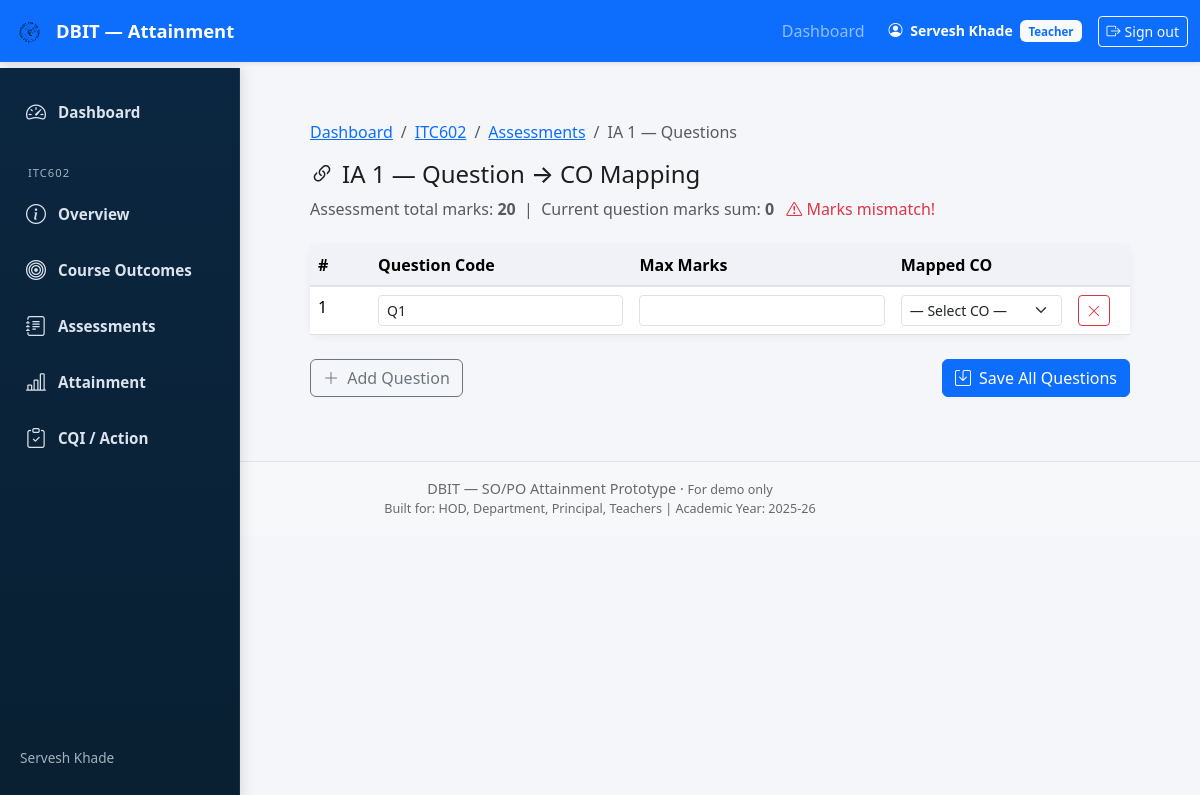
Page /teacher/course/2/assessments/4/questions/ (signed in) on the earlier database version.
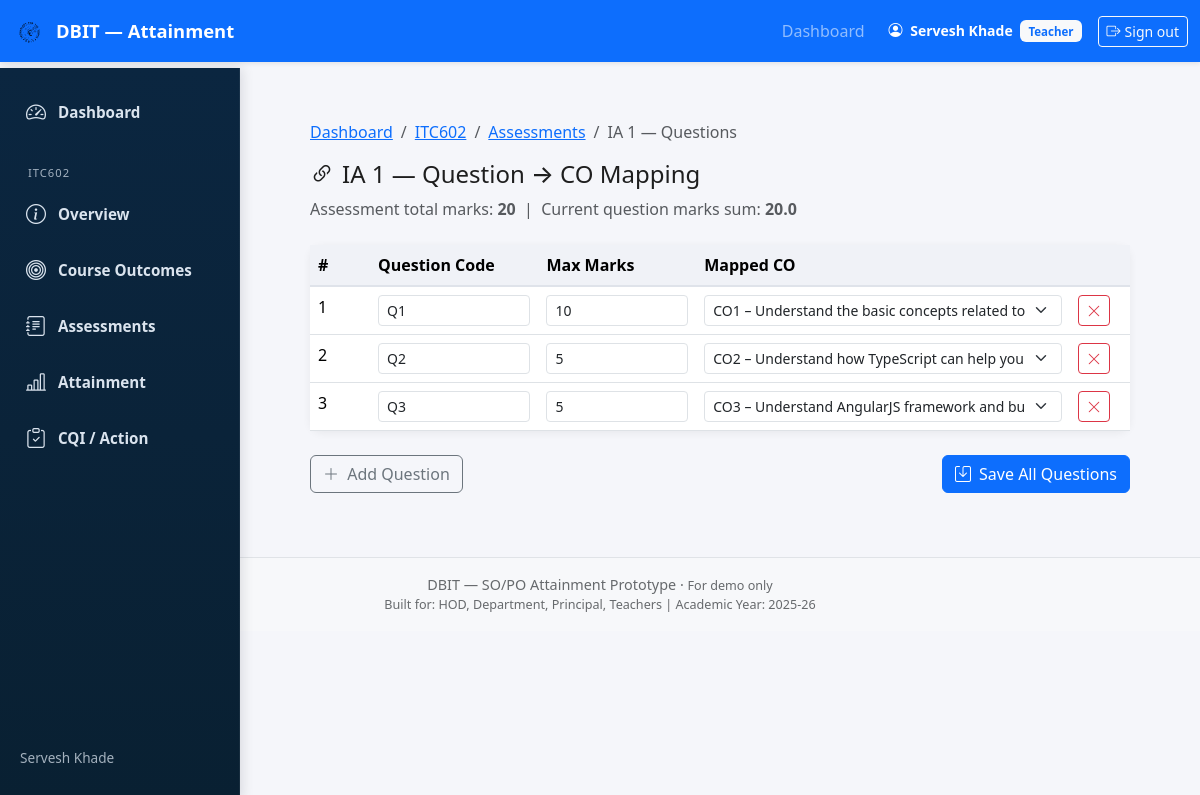
Same page on the later database version.
### attainment/models.py (models this page shows, shortened)
class AssessmentComponent(models.Model):
    assessment = models.ForeignKey(
        Assessment, on_delete=models.CASCADE, related_name="questions"
    )
    component_number = models.CharField(max_length=20)  # questionCode
    max_marks = models.FloatField()
    course_outcome = models.ForeignKey(
        CourseOutcome, on_delete=models.CASCADE, related_name="questions"
    )

class CourseOutcome(models.Model):
    course = models.ForeignKey(
        Course, on_delete=models.CASCADE, related_name="outcomes"
    )
    code = models.CharField(max_length=10)
    description = models.TextField()
    bloom_levels = models.JSONField(default=list, blank=True)
    expected_proficiency = models.FloatField(default=60.0)
    attainment_target = models.FloatField(default=70.0)

### attainment/teacher_views.py (the view)
@login_required
@role_required('TEACHER')
@teacher_owns_course
def manage_questions(request, course_id, assessment_id, course=None):
    locked = course.semester.is_locked if course.semester else False
    assessment = get_object_or_404(Assessment, pk=assessment_id, course=course)
    questions = AssessmentComponent.objects.filter(
        assessment=assessment
    ).select_related("course_outcome").order_by("component_number")
    cos = CourseOutcome.objects.filter(course=course).order_by("code")
    total_qmarks = questions.aggregate(s=Sum("max_marks"))["s"] or 0
    context = {
        "course": course,
        "assessment": assessment,
        "questions": questions,
        "cos": cos,
        "locked": locked,
        "total_qmarks": total_qmarks,
        "marks_mismatch": total_qmarks != (assessment.total_marks or assessment.max_marks),
    }
    return render(request, "teacher/question_mapping.html", context)

### attainment/utils/rbac.py (called while the page is built)
def role_required(*allowed_roles):
    def decorator(view_func):
        @wraps(view_func)
        def _wrapped(request, *args, **kwargs):
            profile = getattr(request.user, "profile", None)
            if profile is None or profile.role not in allowed_roles:
                html = render_to_string("403.html", request=request)
                return HttpResponseForbidden(html)
            return view_func(request, *args, **kwargs)
        return _wrapped
    return decorator

### templates/teacher/question_mapping.html (shortened to what this page needs)
{% extends "base.html" %}
{% block sidebar %}{% include "components/sidebar_teacher.html" %}{% endblock %}
{% block content %}
<div class="container-main-offset">
<div class="container py-4">
  <nav aria-label="breadcrumb" class="mb-3">
    <ol class="breadcrumb">
      <li class="breadcrumb-item"><a href="{% url 'teacher_dashboard' %}">Dashboard</a></li>
      <li class="breadcrumb-item"><a href="{% url 'course_overview' course.id %}">{{ course.code }}</a></li>
      <li class="breadcrumb-item"><a href="{% url 'manage_assessments' course.id %}">Assessments</a></li>
      <li class="breadcrumb-item active">{{ assessment.name }} — Questions</li>
    </ol>
  </nav>
  <div class="d-flex justify-content-between align-items-center mb-2">
    <h4 class="mb-0"><i class="bi bi-link-45deg me-2"></i>{{ assessment.name }} — Question → CO Mapping</h4>
  </div>
  <p class="text-muted mb-4">
    Assessment total marks: <strong>{{ assessment.total_marks|default:assessment.max_marks }}</strong>
    &nbsp;|&nbsp; Current question marks sum: <strong id="qsum">{{ total_qmarks }}</strong>
    {% if marks_mismatch %}
      <span class="text-danger ms-2"><i class="bi bi-exclamation-triangle"></i> Marks mismatch!</span>
    {% endif %}
  </p>
  {% if not locked %}
  <form method="post" action="{% url 'save_questions' course.id assessment.id %}" id="qform">
    <div class="card mb-4">
      <div class="card-body p-0">
        <table class="table table-hover mb-0" id="qtable">
          <thead>
            <tr>
              <th style="width:60px">#</th>
              <th>Question Code</th>
              <th>Max Marks</th>
              <th>Mapped CO</th>
              <th style="width:60px"></th>
            </tr>
          </thead>
          <tbody>
            {% for q in questions %}
            <tr>
              <td class="rownum">{{ forloop.counter }}</td>
              <td><input type="text" name="question_code" value="{{ q.component_number }}" class="form-control form-control-sm" required></td>
              <td><input type="number" name="max_marks" value="{{ q.max_marks|floatformat:0 }}" class="form-control form-control-sm mark-input" step="any" min="0.5" required></td>
              <td>
                <select name="co_id" class="form-select form-select-sm" required>
                  {% for co in cos %}
                    <option value="{{ co.id }}" {% if co.id == q.course_outcome_id %}selected{% endif %}>{{ co.code }} – {{ co.description|truncatewords:8 }}</option>
                  {% endfor %}
                </select>
              </td>
              <td><button type="button" class="btn btn-sm btn-outline-danger remove-row" title="Remove"><i class="bi bi-x-lg"></i></button></td>
            </tr>
            {% empty %}
            <tr>
              <td class="rownum">1</td>
              <td><input type="text" name="question_code" value="Q1" class="form-control form-control-sm" required></td>
              <td><input type="number" name="max_marks" class="form-control form-control-sm mark-input" step="any" min="0.5" required></td>
              <td>
                <select name="co_id" class="form-select form-select-sm" required>
                  <option value="">— Select CO —</option>
                </select>
              </td>
              <td><button type="button" class="btn btn-sm btn-outline-danger remove-row" title="Remove"><i class="bi bi-x-lg"></i></button></td>
            </tr>
            {% endfor %}
          </tbody>
        </table>
      </div>
    </div>
    <div class="d-flex gap-2">
      <button type="button" id="add-row" class="btn btn-outline-secondary">
        <i class="bi bi-plus-lg me-1"></i> Add Question
      </button>
      <button type="submit" class="btn btn-primary ms-auto">
        <i class="bi bi-save me-1"></i> Save All Questions
      </button>
    </div>
  </form>
  {% endif %}
</div>
</div>
{% endblock %}

Differences in the rows shown:
added AssessmentComponent: question_code "Q1", max_marks "10", co_id "CO1 – Understand the basic concepts related to web analytics …"
added AssessmentComponent: question_code "Q2", max_marks "5", co_id "CO2 – Understand how TypeScript can help you eliminate bugs …"
added AssessmentComponent: question_code "Q3", max_marks "5", co_id "CO3 – Understand AngularJS framework and build dynamic, responsive single-page …"
Other differences:
{{ total_qmarks }}: "0" → "20.0"
form field question_code: "Q1" → (not shown)
form field co_id: "— Select CO —" → (not shown)
text no longer shown: "Marks mismatch! 1"
